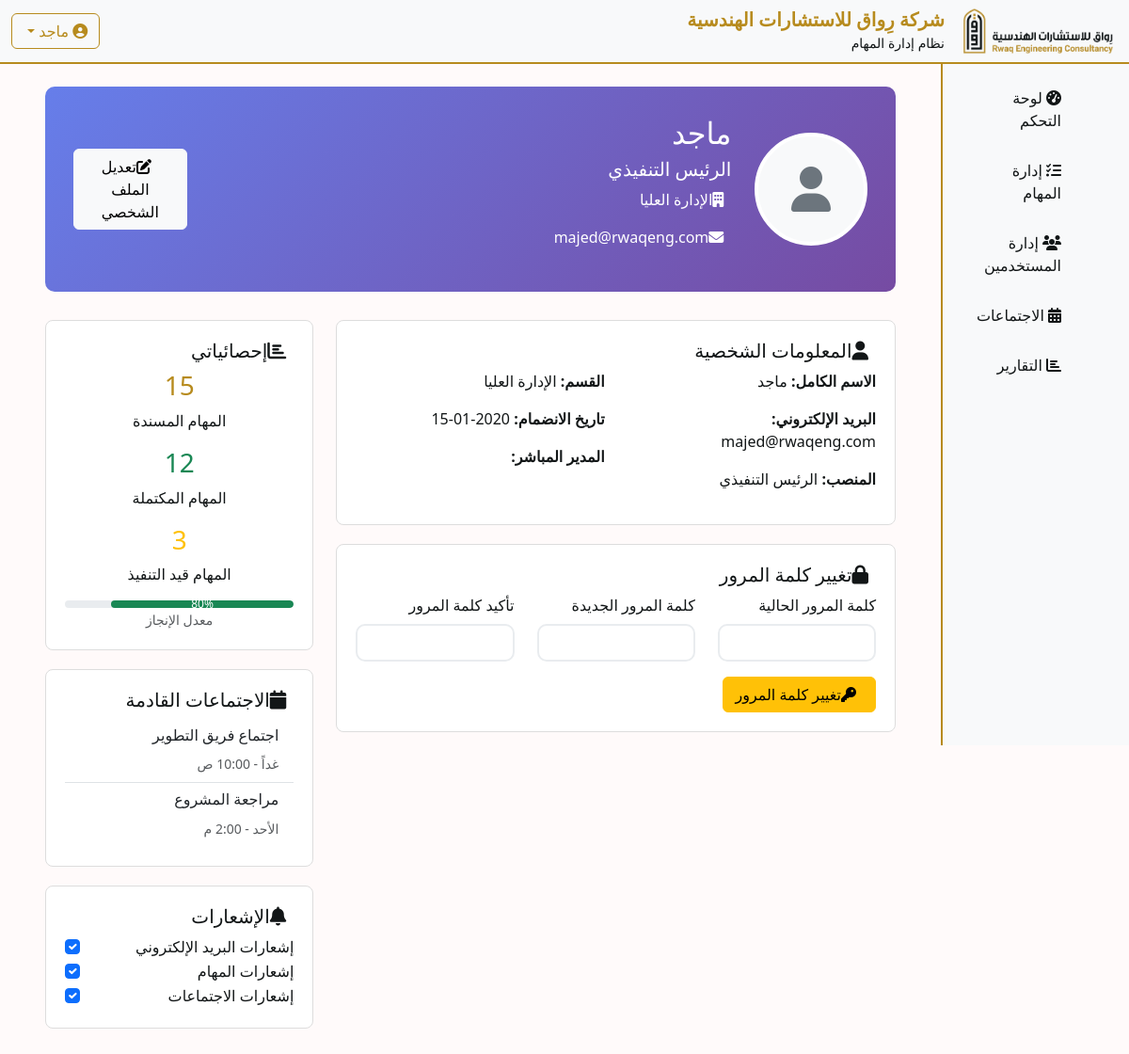
Screenshot of /profile (signed in) with the database file from the repository.
### tables this page shows
CREATE TABLE users (
            id INTEGER PRIMARY KEY AUTOINCREMENT,
            name TEXT NOT NULL,
            email TEXT UNIQUE NOT NULL,
            password TEXT NOT NULL,
            position TEXT NOT NULL,
            department TEXT NOT NULL,
            join_date DATE,
            manager_id INTEGER,
            permissions TEXT,
            profile_image TEXT,
            created_at TIMESTAMP DEFAULT CURRENT_TIMESTAMP, supervisor_id INTEGER REFERENCES users(id),
            FOREIGN KEY (manager_id) REFERENCES users (id)
        );

### app.py (the view)
@app.route('/profile')
@login_required
def profile():
    conn = sqlite3.connect('rivaq.db')
    cursor = conn.cursor()
    cursor.execute('SELECT * FROM users WHERE id = ?', (session['user_id'],))
    user = cursor.fetchone()
    cursor.execute('SELECT id, name FROM users WHERE id != ?', (session['user_id'],))
    managers_list = cursor.fetchall()
    conn.close()
    return render_template('profile.html', user=user, managers=managers_list)

### app.py (called while the page is built)
def login_required(f):
    @wraps(f)
    def decorated_function(*args, **kwargs):
        if 'user_id' not in session:
            return redirect(url_for('login'))
        return f(*args, **kwargs)
    return decorated_function

### templates/profile.html (shortened to what this page needs)
{% extends "base.html" %}
{% block content %}
<div class="container-fluid">
    <div class="row">
        <div class="col-md-12">
            <div class="profile-header">
                <div class="row align-items-center">
                    <div class="col-md-2">
                        <div class="profile-avatar">
                            {% if user[9] %}
                                <img src="{{ url_for('static', filename='uploads/' + user[9]) }}" alt="صورة شخصية" style="width: 100%; height: 100%; object-fit: cover; border-radius: 50%;">
                            {% else %}
                                <i class="fas fa-user"></i>
                            {% endif %}
                        </div>
                    </div>
                    <div class="col-md-8">
                        <h2>{{ user[1] }}</h2>
                        <h5>{{ user[4] }}</h5>
                        <p><i class="fas fa-building me-2"></i>{{ user[5] }}</p>
                        <p><i class="fas fa-envelope me-2"></i>{{ user[2] }}</p>
                    </div>
                    <div class="col-md-2 text-end">
                        <button class="btn btn-light" onclick="toggleEditMode()">
                            <i class="fas fa-edit me-2"></i>تعديل الملف الشخصي
                        </button>
                    </div>
                </div>
            </div>
            <div class="row">
                <div class="col-md-8">
                    <div class="info-card">
                        <h5><i class="fas fa-user me-2"></i>المعلومات الشخصية</h5>
                        <div id="viewMode" class="view-mode">
                            <div class="row">
                                <div class="col-md-6">
                                    <p><strong>الاسم الكامل:</strong> {{ user[1] }}</p>
                                    <p><strong>البريد الإلكتروني:</strong> {{ user[2] }}</p>
                                    <p><strong>المنصب:</strong> {{ user[4] }}</p>
                                </div>
                                <div class="col-md-6">
                                    <p><strong>القسم:</strong> {{ user[5] }}</p>
                                    <p><strong>تاريخ الانضمام:</strong> {{ user[6] or 'غير محدد' }}</p>
                                    <p><strong>المدير المباشر:</strong>
                                    </p>
                                </div>
                            </div>
                        </div>
                    </div>
                    <div class="info-card">
                        <h5><i class="fas fa-lock me-2"></i>تغيير كلمة المرور</h5>
                        <form id="passwordForm">
                            <div class="row">
                                <div class="col-md-4">
                                    <div class="mb-3">
                                        <label class="form-label">كلمة المرور الحالية</label>
                                        <input type="password" class="form-control" name="current_password" required>
                                    </div>
                                </div>
                                <div class="col-md-4">
                                    <div class="mb-3">
                                        <label class="form-label">كلمة المرور الجديدة</label>
                                        <input type="password" class="form-control" name="new_password" required>
                                    </div>
                                </div>
                                <div class="col-md-4">
                                    <div class="mb-3">
                                        <label class="form-label">تأكيد كلمة المرور</label>
                                        <input type="password" class="form-control" name="confirm_password" required>
                                    </div>
                                </div>
                            </div>
                            <button type="button" class="btn btn-warning" onclick="changePassword()">
                                <i class="fas fa-key me-2"></i>تغيير كلمة المرور
                            </button>
                        </form>
                    </div>
                </div>
                <div class="col-md-4">
                    <div class="info-card">
                        <h5><i class="fas fa-chart-bar me-2"></i>إحصائياتي</h5>
                        <div class="text-center">
                            <div class="mb-3">
                                <h3 class="text-primary">15</h3>
                                <p>المهام المسندة</p>
                            </div>
                            <div class="mb-3">
                                <h3 class="text-success">12</h3>
                                <p>المهام المكتملة</p>
                            </div>
                            <div class="mb-3">
                                <h3 class="text-warning">3</h3>
                                <p>المهام قيد التنفيذ</p>
                            </div>
                            <div class="progress">
                                <div class="progress-bar bg-success" style="width: 80%">80%</div>
                            </div>
                            <small class="text-muted">معدل الإنجاز</small>
                        </div>
                    </div>
                    <div class="info-card">
                        <h5><i class="fas fa-calendar me-2"></i>الاجتماعات القادمة</h5>
                        <div class="list-group list-group-flush">
                            <div class="list-group-item">
                                <h6>اجتماع فريق التطوير</h6>
                                <small class="text-muted">غداً - 10:00 ص</small>
                            </div>
                            <div class="list-group-item">
                                <h6>مراجعة المشروع</h6>
                                <small class="text-muted">الأحد - 2:00 م</small>
                            </div>
                        </div>
                    </div>
                    <div class="info-card">
                        <h5><i class="fas fa-bell me-2"></i>الإشعارات</h5>
                        <div class="form-check">
                            <input class="form-check-input" type="checkbox" id="emailNotifications" checked>
                            <label class="form-check-label" for="emailNotifications">
                                إشعارات البريد الإلكتروني
                            </label>
                        </div>
                        <div class="form-check">
                            <input class="form-check-input" type="checkbox" id="taskNotifications" checked>
                            <label class="form-check-label" for="taskNotifications">
                                إشعارات المهام
                            </label>
                        </div>
                        <div class="form-check">
                            <input class="form-check-input" type="checkbox" id="meetingNotifications" checked>
                            <label class="form-check-label" for="meetingNotifications">
                                إشعارات الاجتماعات
                            </label>
                        </div>
                    </div>
                </div>
            </div>
        </div>
    </div>
</div>
{% endblock %}

### templates/base.html (shortened to what this page needs)
<!DOCTYPE html>
<html lang="ar" dir="rtl">
<head>
    <link href="https://cdn.jsdelivr.net/npm/bootstrap@5.3.0/dist/css/bootstrap.min.css" rel="stylesheet">
    <link href="https://cdnjs.cloudflare.com/ajax/libs/font-awesome/6.4.0/css/all.min.css" rel="stylesheet">
    <link href="https://cdnjs.cloudflare.com/ajax/libs/toastr.js/latest/toastr.min.css" rel="stylesheet">
    <link href="{{ url_for('static', filename='css/style.css') }}" rel="stylesheet">
    <link href="{{ url_for('static', filename='css/enhanced.css') }}" rel="stylesheet">
</head>
<body style="background-color: #FFFAFA; font-family: 'Segoe UI', Tahoma, Geneva, Verdana, sans-serif;">
    {% if session.user_id %}
    <nav class="navbar navbar-expand-lg" style="background-color: #f8f9fa; border-bottom: 2px solid #b78b1e;">
        <div class="container-fluid">
            <div class="d-flex align-items-center">
                <img src="{{ url_for('static', filename='images/rivaq-logo.png') }}" alt="شعار رِواق" style="height: 50px; margin-left: 15px;">
                <div>
                    <h5 class="mb-0" style="color: #b78b1e; font-weight: bold;">شركة رِواق للاستشارات الهندسية</h5>
                    <small style="color: #121617;">نظام إدارة المهام</small>
                </div>
            </div>
            <div class="d-flex align-items-center">
                <div class="dropdown">
                    <button class="btn dropdown-toggle" type="button" data-bs-toggle="dropdown" style="color: #b78b1e; border: 1px solid #b78b1e;">
                        <i class="fas fa-user-circle"></i> {{ session.user_name }}
                    </button>
                </div>
            </div>
        </div>
    </nav>
    <div class="container-fluid">
        <div class="row">
            <div class="col-md-3 col-lg-2 px-0">
                <div class="sidebar" style="background-color: #f8f9fa; min-height: calc(100vh - 76px); border-left: 2px solid #b78b1e;">
                    <div class="p-3">
                        <ul class="nav flex-column">
                            <li class="nav-item mb-2">
                                <a class="nav-link {% if request.endpoint == 'dashboard' %}active{% endif %}" href="{{ url_for('dashboard') }}" style="color: #121617; border-radius: 8px;">
                                    <i class="fas fa-tachometer-alt"></i> لوحة التحكم
                                </a>
                            </li>
                            <li class="nav-item mb-2">
                                <a class="nav-link {% if request.endpoint == 'tasks' %}active{% endif %}" href="{{ url_for('tasks') }}" style="color: #121617; border-radius: 8px;">
                                    <i class="fas fa-tasks"></i> إدارة المهام
                                </a>
                            </li>
                            <li class="nav-item mb-2">
                                <a class="nav-link {% if request.endpoint == 'users' %}active{% endif %}" href="{{ url_for('users') }}" style="color: #121617; border-radius: 8px;">
                                    <i class="fas fa-users"></i> إدارة المستخدمين
                                </a>
                            </li>
                            <li class="nav-item mb-2">
                                <a class="nav-link {% if request.endpoint == 'meetings' %}active{% endif %}" href="{{ url_for('meetings') }}" style="color: #121617; border-radius: 8px;">
                                    <i class="fas fa-calendar-alt"></i> الاجتماعات
                                </a>
                            </li>
                            <li class="nav-item mb-2">
                                <a class="nav-link {% if request.endpoint == 'reports' %}active{% endif %}" href="{{ url_for('reports') }}" style="color: #121617; border-radius: 8px;">
                                    <i class="fas fa-chart-bar"></i> التقارير
                                </a>
                            </li>
                        </ul>
                    </div>
                </div>
            </div>
            <div class="col-md-9 col-lg-10">
                <div class="p-4">
                    {% block content %}{% endblock %}
                </div>
            </div>
        </div>
    </div>
    {% else %}
    {% block login_content %}{% endblock %}
    {% endif %}
</body>
</html>

### static/css/style.css (style rules this page uses)
:root { --rivaq-primary: #b78b1e; --rivaq-secondary: #121617; --rivaq-background: #FFFAFA; --rivaq-light: #f8f9fa; }
body { background-color: var(--rivaq-background) !important; color: var(--rivaq-secondary); font-family: 'Segoe UI', Tahoma, Geneva, Verdana, sans-serif; }
.navbar { background-color: var(--rivaq-light) !important; border-bottom: 2px solid var(--rivaq-primary); }
.sidebar { background-color: var(--rivaq-light); min-height: calc(100vh - 76px); border-left: 2px solid var(--rivaq-primary); }
.nav-link { color: var(--rivaq-secondary) !important; border-radius: 8px; margin-bottom: 5px; transition: all 0.3s ease; }
.form-control { border-radius: 10px; border: 2px solid #e9ecef; transition: border-color 0.3s ease; }
.form-label { color: var(--rivaq-secondary); font-weight: 500; }
.progress { height: 8px; border-radius: 10px; background-color: #e9ecef; }
.progress-bar { background-color: var(--rivaq-primary); border-radius: 10px; }
.text-primary { color: var(--rivaq-primary) !important; }

### templates/profile.html (style rules this page uses)
.profile-header { background: linear-gradient(135deg, #667eea 0%, #764ba2 100%); color: white; padding: 30px; border-radius: 10px; margin-bottom: 30px; }
.profile-avatar { width: 120px; height: 120px; border-radius: 50%; border: 4px solid white; background: #f8f9fa; display: flex; align-items: center; justify-content: center; font-size: 48px; color: #6c757d; }
.info-card { background: white; border: 1px solid #ddd; border-radius: 8px; padding: 20px; margin-bottom: 20px; }
.view-mode { display: block; }

### templates/base.html (style rules this page uses)
.text-primary { color: #b78b1e !important; }

### rows the page displays
users: user_name "ماجد", name "ماجد", position "الرئيس التنفيذي", department "الإدارة العليا", email "majed@rwaqeng.com", join_date "2020-01-15"
